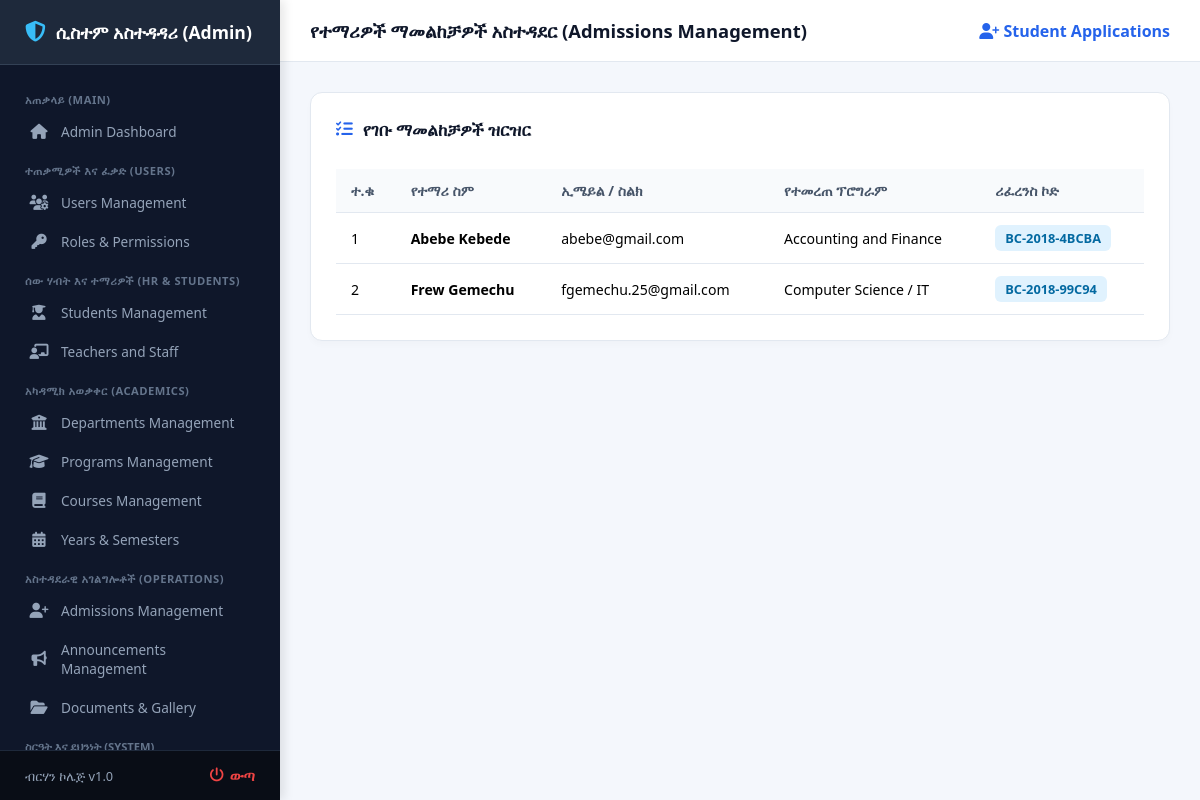
Page /admin/applications.php (signed in) on the committed database.
### tables this page shows
CREATE TABLE `admissions` (
  `id` int(11) NOT NULL,
  `reference_code` varchar(100) NOT NULL,
  `full_name` varchar(150) NOT NULL,
  `email` varchar(150) DEFAULT NULL,
  `phone` varchar(50) NOT NULL,
  `program` varchar(150) NOT NULL,
  `created_at` timestamp NOT NULL DEFAULT current_timestamp(),
  `department` varchar(100) DEFAULT NULL,
  `gender` varchar(20) DEFAULT NULL,
  `dob` date DEFAULT NULL,
  `document_path` varchar(255) DEFAULT NULL,
  `status` varchar(30) DEFAULT 'Pending'
);

### admin/applications.php (the view, shortened to what this page needs)
<?php
require_once '../config/config.php';
$applications = [];
try {
    $stmt = $pdo->query("SELECT * FROM admissions ORDER BY id DESC");
    $applications = $stmt->fetchAll(PDO::FETCH_ASSOC);
} catch (Exception $e) {
    try {
        $stmt = $pdo->query("SELECT * FROM applications ORDER BY id DESC");
        $applications = $stmt->fetchAll(PDO::FETCH_ASSOC);
    } catch (Exception $ex) {}
}
?>
<!DOCTYPE html>
<html lang="am">
<head>
    <link rel="stylesheet" href="https://cdnjs.cloudflare.com/ajax/libs/font-awesome/6.4.0/css/all.min.css">
</head>
<body>
    <?php include 'sidebar.php'; ?>
    <div class="main-container">
        <div class="topbar">
            <h3>የተማሪዎች ማመልከቻዎች አስተዳደር (Admissions Management)</h3>
            <span style="font-weight: 600; color: #2563eb;"><i class="fa-solid fa-user-plus"></i> Student Applications</span>
        </div>
        <div class="content-body">
            <div class="card">
                <h3><i class="fa-solid fa-list-check"></i> የገቡ ማመልከቻዎች ዝርዝር</h3>
                <div style="overflow-x: auto;">
                    <table>
                        <thead>
                            <tr>
                                <th>ተ.ቁ</th>
                                <th>የተማሪ ስም</th>
                                <th>ኢሜይል / ስልክ</th>
                                <th>የተመረጠ ፕሮግራም</th>
                                <th>ሪፈረንስ ኮድ</th>
                            </tr>
                        </thead>
                        <tbody>
                            <?php if(empty($applications)): ?>
                                <tr><td colspan="5" style="text-align:center; color:#64748b; padding:25px;">ምንም ማመልከቻ አልገባም።</td></tr>
                            <?php else: ?>
                                <?php $i=1; foreach($applications as $app): ?>
                                <tr>
                                    <td><?php echo $i++; ?></td>
                                    <td><strong><?php echo htmlspecialchars($app['full_name'] ?? $app['name'] ?? 'N/A'); ?></strong></td>
                                    <td><?php echo htmlspecialchars($app['email'] ?? $app['phone'] ?? ''); ?></td>
                                    <td><?php echo htmlspecialchars($app['program'] ?? $app['department'] ?? 'N/A'); ?></td>
                                    <td><span class="badge-ref"><?php echo htmlspecialchars($app['reference_code'] ?? $app['id'] ?? ''); ?></span></td>
                                </tr>
                                <?php endforeach; ?>
                            <?php endif; ?>
                        </tbody>
                    </table>
                </div>
            </div>
        </div>
    </div>
</body>
</html>

### admin/applications.php (style rules this page uses)
* { box-sizing: border-box; margin: 0; padding: 0; font-family: 'Segoe UI', Tahoma, Geneva, Verdana, sans-serif; }
body { background-color: #f4f7fc; display: flex; height: 100vh; overflow: hidden; }
.main-container { flex: 1; display: flex; flex-direction: column; margin-left: 280px; overflow: hidden; width: calc(100% - 280px); }
.topbar { background: #fff; padding: 18px 30px; display: flex; justify-content: space-between; align-items: center; border-bottom: 1px solid #e2e8f0; }
.topbar h3 { font-size: 1.15rem; color: #0f172a; font-weight: 700; }
.content-body { padding: 30px; overflow-y: auto; flex: 1; }
.card { background: #fff; padding: 25px; border-radius: 12px; border: 1px solid #e2e8f0; margin-bottom: 25px; box-shadow: 0 4px 6px rgba(0,0,0,0.02); }
.card h3 { color: #0f172a; margin-bottom: 18px; font-size: 1.05rem; display: flex; align-items: center; gap: 10px; }
.card h3 i { color: #2563eb; }
table { width: 100%; border-collapse: collapse; margin-top: 10px; white-space: nowrap; }
th, td { padding: 12px 15px; border-bottom: 1px solid #e2e8f0; text-align: left; font-size: 0.88rem; }
th { background: #f8fafc; color: #475569; font-weight: 600; }
.badge-ref { background: #e0f2fe; color: #0369a1; padding: 4px 10px; border-radius: 6px; font-size: 0.8rem; font-weight: 600; display: inline-block; }

### rows in the picture
admissions: full_name "Abebe Kebede", email "abebe@gmail.com", program "Accounting and Finance", reference_code "BC-2018-4BCBA"
admissions: full_name "Frew Gemechu", email "fgemechu.25@gmail.com", program "Computer Science / IT", reference_code "BC-2018-99C94"
